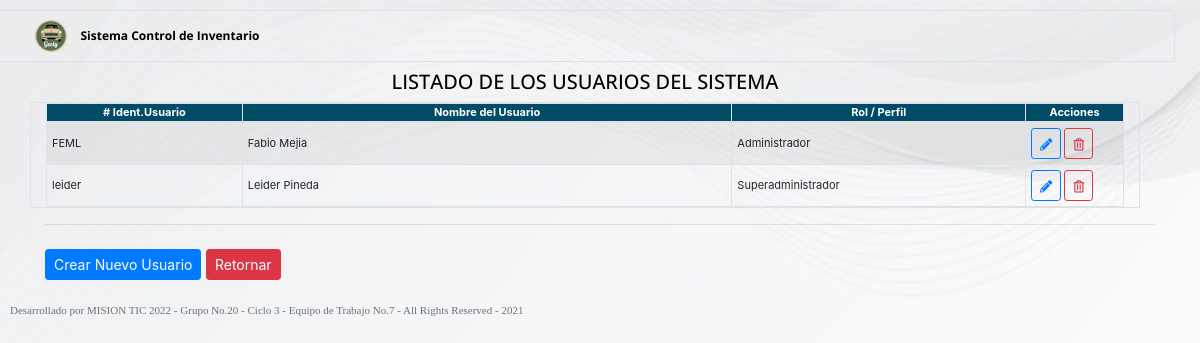
Page /usuarios/listar on the earlier database version.
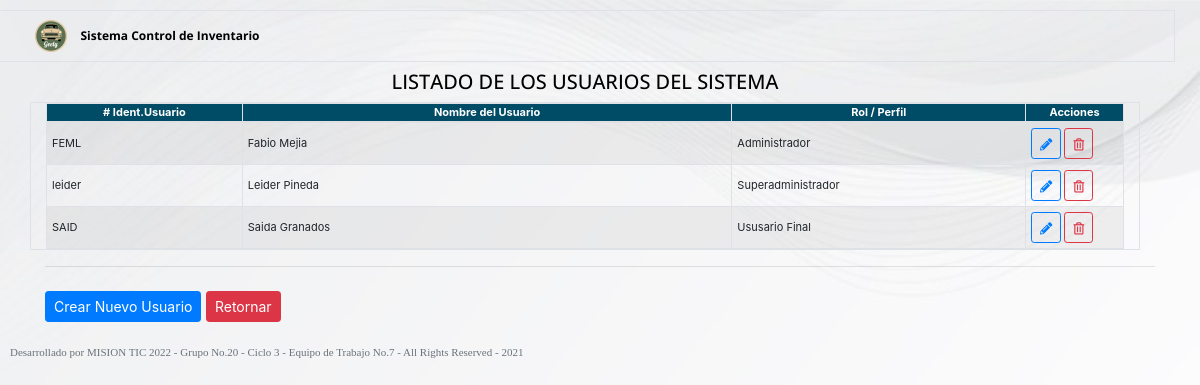
Same page on the later database version.
### tables this page shows
CREATE TABLE usuarios (cod_usu INTEGER NOT NULL PRIMARY KEY AUTOINCREMENT, id_usu STRING (20), nombre_usu STRING (50), contrasena_usu STRING (150), cod_rol INTEGER);

### app.py (the view)
@app.route('/usuarios/listar', methods=["GET"])
def listar_usuarios():
    aux = usuarios.listado_usu()
    return render_template('usuarios/listado_usu.html', lista=aux)

### app.py (called while the page is built)
@app.before_request
def cargar_usuario_autenticado():
    cod_usu = session.get('cod_usu')
    if cod_usu is None:
        g.user = None
    else:
        g.user = usuarios.cargar(cod_usu)

### db.py (called while the page is built)
def conectar():
    try:
        conn =  sqlite3.connect('db/datos.db')
        return conn
    except Error as err:
        print('Error en la conexión con la Base de dartos. Cód. Error: ' +  str(err))
        return None

def usu_select(_sql, lista_parametros):
    try:
        conn = conectar()
        if conn:
            conn.row_factory = fabrica_diccionarios
            objeto_cursor = conn.cursor()
            if lista_parametros:
                objeto_cursor.execute(_sql, lista_parametros)
            else:
                objeto_cursor.execute(_sql)
            filas = objeto_cursor.fetchall()
            objeto_cursor.close()
            conn.close()
            return filas
        else:
            print("No se pudo establecer la conexión. Favor revisar errores desde la conexión previa")
            return None
    except Error as err:
        print("Ocurrió un error al intentar ejecutar el comando: " + _sql + " - " + str(err))
        return None

### templates/usuarios/listado_usu.html
{% extends 'layout.html' %}
{% block contenido %}
<body>
    <div class="container py-2">
        <div>
            <div class="row negrita col-xs-12 col-sm-12 col-md-12 col-lg-12 justify-content-center align-self-center">
                <span>
                    <h5>LISTADO DE LOS USUARIOS DEL SISTEMA</h5>
                </span>
            </div>
            <div class="row col-xs-12 col-sm-12 col-md-12 col-lg-12 justify-content-center align-self-center border">
                <table class="display responsive compact table-striped table-bordered table-hover" cellspacing="0"
                    style="width:100%; font-size: 10px;">
                    <thead>
                        <tr>
                            <th class="col-sm-2"># Ident.Usuario</th>
                            <th class="col-sm-5">Nombre del Usuario</th>
                            <th class="col-sm-3">Rol / Perfil</th>
                            <th class="col-sm-1">Acciones</th>
                        </tr>
                    </thead>
                    <tbody>
                        {% if lista %}
                        {% for elem in lista %}
                        <tr>
                            <td>{{ elem.id_usu }}</td>
                            <td>{{ elem.nombre_usu }}</td>
                            {% if elem.cod_rol == 1 %}
                            <td>Superadministrador</td>
                            {% endif %}
                            {% if elem.cod_rol == 2 %}
                            <td>Administrador</td>
                            {% endif %}
                            {% if elem.cod_rol == 3 %}
                            <td>Ususario Final</td>
                            {% endif %}
                            <td>
                                <a href="{{ url_for('editar_usuarios', cod_usu=elem.cod_usu) }}">
                                    <button data-toggle="tooltip" data-placement="top" title="Editar"
                                        class="btn btn-outline-primary btn-sm btnEditar">
                                        <i class="fas fa-pencil-alt fa-sm" aria-hidden="true" title="Editar">
                                        </i>
                                    </button>
                                </a>
                                <a href="{{ url_for('eliminar_usuarios', cod_usu=elem.cod_usu) }}">
                                    <button data-toggle="tooltip" data-placement="top" title="Eliminar"
                                        class="btn btn-outline-danger btn-sm btnBorrar">
                                        <i class="far fa-trash-alt fa-sm" aria-hidden="true" title="Eliminar"></i>
                                    </button>
                                </a>
                            </td>
                        </tr>
                        {% endfor %}
                        {% endif %}
                    </tbody>
                </table>
            </div>
            <hr />
            <div class="row col-xs-12 col-sm-12 col-md-12 col-lg-12 py-2">
                <a href="{{ url_for('guardar_usuarios') }}">
                    <button data-toggle="tooltip" data-placement="top" title="Crear un nuevo eliminar_usuarios"
                        class="btn btn-primary btn-sm" type="button">
                        Crear Nuevo Usuario
                    </button>
                </a>
                <span>&nbsp;</span>
                <a href="{{ url_for('modulos') }}">
                    <button data-toggle="tooltip" data-placement="top" title="Retornar a la página anterior"
                        class="btn btn-danger btn-sm" type="button">
                        Retornar
                    </button>
                </a>
            </div>
        </div>
    </div>
</body>
{% endblock %}

Differences in the rows shown:
added usuarios: id_usu "SAID", nombre_usu "Saida Granados", cod_rol "Ususario Final"
